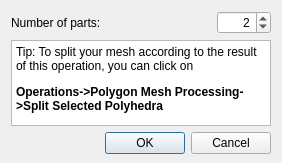
<?xml version="1.0" encoding="UTF-8"?>
<ui version="4.0">
 <class>PartitionDialog</class>
 <widget class="QDialog" name="PartitionDialog">
  <property name="windowModality">
   <enum>Qt::NonModal</enum>
  </property>
  <property name="geometry">
   <rect>
    <x>0</x>
    <y>0</y>
    <width>282</width>
    <height>163</height>
   </rect>
  </property>
  <property name="windowTitle">
   <string>Dialog</string>
  </property>
  <property name="sizeGripEnabled">
   <bool>false</bool>
  </property>
  <property name="modal">
   <bool>false</bool>
  </property>
  <layout class="QVBoxLayout" name="verticalLayout_2" stretch="0,0,1">
   <property name="sizeConstraint">
    <enum>QLayout::SetDefaultConstraint</enum>
   </property>
   <property name="bottomMargin">
    <number>9</number>
   </property>
   <item>
    <layout class="QHBoxLayout" name="horizontalLayout" stretch="1,0">
     <item>
      <widget class="QLabel" name="label">
       <property name="text">
        <string>Number of parts:</string>
       </property>
      </widget>
     </item>
     <item>
      <widget class="QSpinBox" name="nparts_spinBox">
       <property name="layoutDirection">
        <enum>Qt::LeftToRight</enum>
       </property>
       <property name="wrapping">
        <bool>false</bool>
       </property>
       <property name="alignment">
        <set>Qt::AlignRight|Qt::AlignTrailing|Qt::AlignVCenter</set>
       </property>
       <property name="maximum">
        <number>9999</number>
       </property>
       <property name="value">
        <number>2</number>
       </property>
      </widget>
     </item>
    </layout>
   </item>
   <item>
    <widget class="QTextBrowser" name="textBrowser">
     <property name="html">
      <string>&lt;!DOCTYPE HTML PUBLIC &quot;-//W3C//DTD HTML 4.0//EN&quot; &quot;https://www.w3.org/TR/REC-html40/strict.dtd&quot;&gt;
&lt;html&gt;&lt;head&gt;&lt;meta name=&quot;qrichtext&quot; content=&quot;1&quot; /&gt;&lt;style type=&quot;text/css&quot;&gt;
p, li { white-space: pre-wrap; }
&lt;/style&gt;&lt;/head&gt;&lt;body style=&quot; font-family:'Sans Serif'; font-size:9pt; font-weight:400; font-style:normal;&quot;&gt;
&lt;p style=&quot; margin-top:12px; margin-bottom:12px; margin-left:0px; margin-right:0px; -qt-block-indent:0; text-indent:0px;&quot;&gt;Tip: To split your mesh according to the result of this operation, you can click on &lt;/p&gt;
&lt;p style=&quot; margin-top:12px; margin-bottom:12px; margin-left:0px; margin-right:0px; -qt-block-indent:0; text-indent:0px;&quot;&gt;&lt;span style=&quot; font-weight:600;&quot;&gt;Operations-&amp;gt;Polygon Mesh Processing-&amp;gt;Split Selected Polyhedra&lt;/span&gt;&lt;/p&gt;&lt;/body&gt;&lt;/html&gt;</string>
     </property>
    </widget>
   </item>
   <item>
    <widget class="QDialogButtonBox" name="buttonBox">
     <property name="orientation">
      <enum>Qt::Horizontal</enum>
     </property>
     <property name="standardButtons">
      <set>QDialogButtonBox::Cancel|QDialogButtonBox::Ok</set>
     </property>
    </widget>
   </item>
  </layout>
 </widget>
 <resources/>
 <connections>
  <connection>
   <sender>buttonBox</sender>
   <signal>accepted()</signal>
   <receiver>PartitionDialog</receiver>
   <slot>accept()</slot>
   <hints>
    <hint type="sourcelabel">
     <x>248</x>
     <y>254</y>
    </hint>
    <hint type="destinationlabel">
     <x>157</x>
     <y>274</y>
    </hint>
   </hints>
  </connection>
  <connection>
   <sender>buttonBox</sender>
   <signal>rejected()</signal>
   <receiver>PartitionDialog</receiver>
   <slot>reject()</slot>
   <hints>
    <hint type="sourcelabel">
     <x>316</x>
     <y>260</y>
    </hint>
    <hint type="destinationlabel">
     <x>286</x>
     <y>274</y>
    </hint>
   </hints>
  </connection>
 </connections>
</ui>
